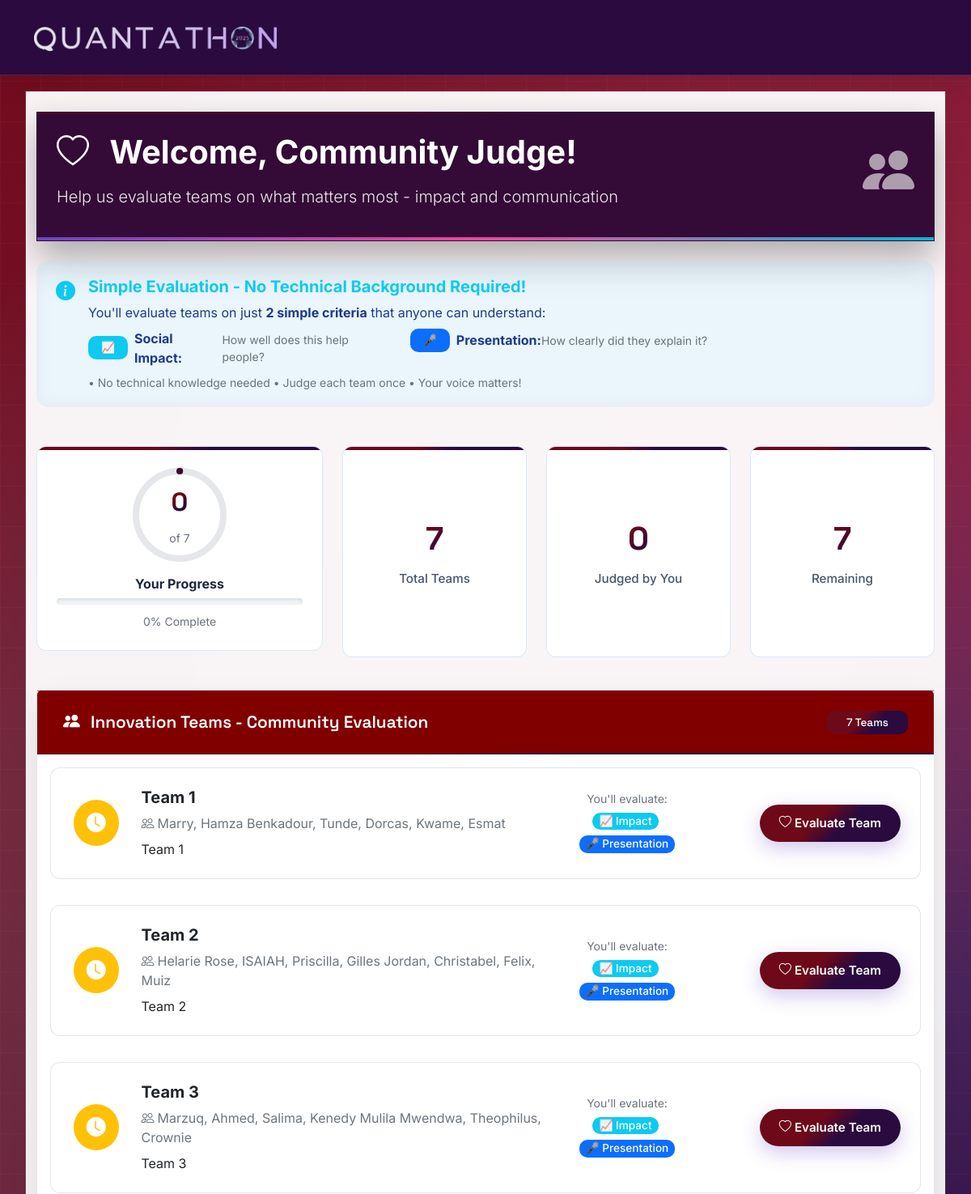
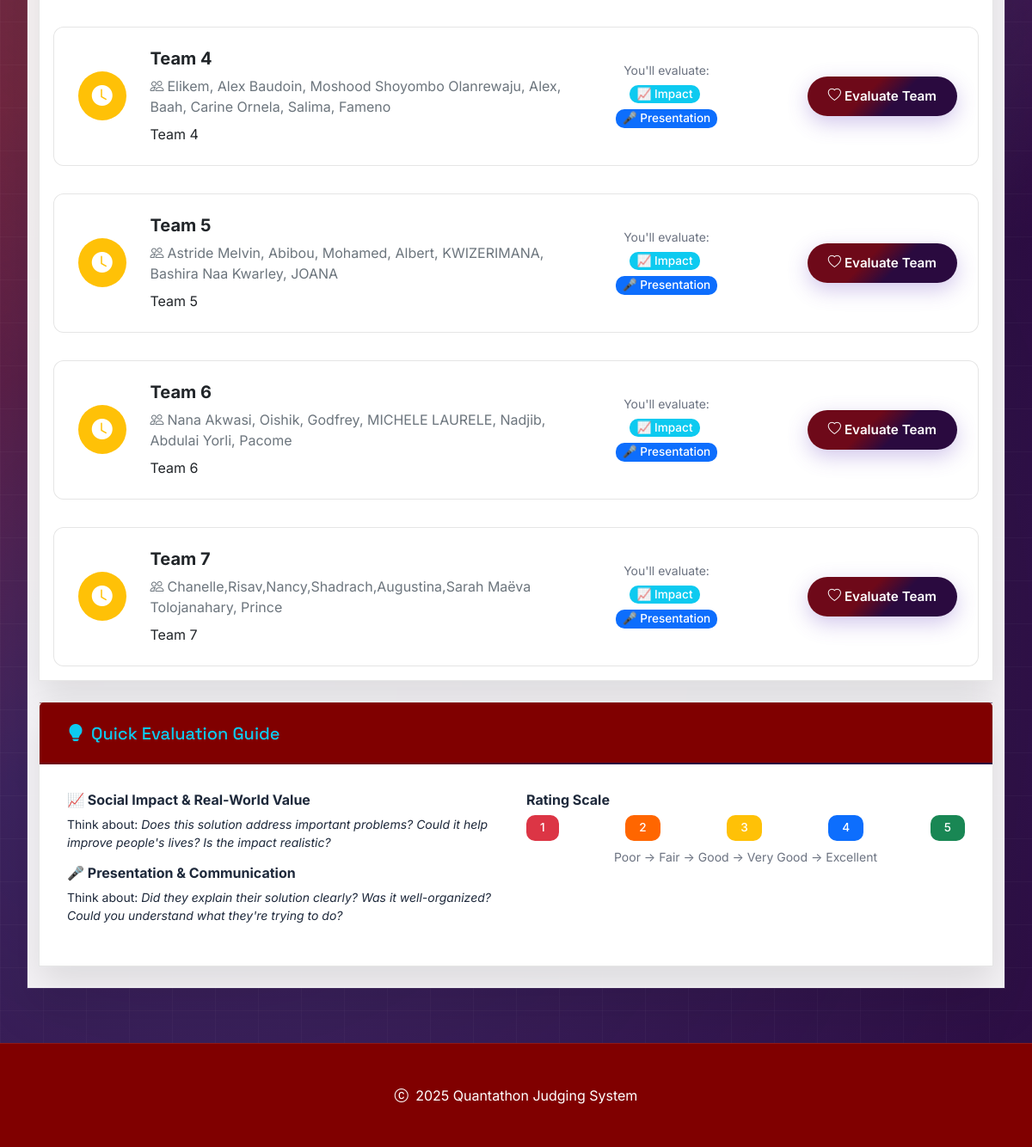
The app's page /public-judge-simple/ with its own data (2 pictures, top to bottom).
### judging/models.py (models this page shows, shortened)
class Team(models.Model):
    name = models.CharField(max_length=200)
    description = models.TextField()
    presentation_link = models.URLField(blank=True)
    members = models.TextField(help_text="Comma-separated list of team members")
    created_at = models.DateTimeField(auto_now_add=True)

### judging/views.py (the view)
# urls.py: path('public-judge-simple/', views.public_judge_simple_access, name='public_judge_simple_access'),
def public_judge_simple_access(request):
    teams = Team.objects.all().order_by('name')
    voter_ip = get_client_ip(request)
    judged_teams = PublicJudgment.objects.filter(
        voter_ip=voter_ip,
        voter_name__icontains='[SIMPLE]'  # Mark simple judge votes
    ).values_list('team_id', flat=True)
    total_teams = teams.count()
    completed_judgments = len(judged_teams)
    remaining_teams = total_teams - completed_judgments
    context = {
        'teams': teams,
        'judged_teams': list(judged_teams),
        'total_teams': total_teams,
        'completed_judgments': completed_judgments,
        'remaining_teams': remaining_teams,
        'is_simple_judge': True,
    }
    return render(request, 'judging/public_judge_simple_access.html', context)

### judging/views.py (called while the page is built)
def get_client_ip(request):
    x_forwarded_for = request.META.get('HTTP_X_FORWARDED_FOR')
    if x_forwarded_for:
        ip = x_forwarded_for.split(',')[0]
    else:
        ip = request.META.get('REMOTE_ADDR')
    return ip

### judging/templates/judging/public_judge_simple_access.html (shortened to what this page needs)
{% extends 'judging/base.html' %}
{% block content %}
<div class="row">
    <div class="col-12 mb-4">
        <div class="card border-0" style="background: #340a37 !important; backdrop-filter: none !important; color: white; overflow: hidden; position: relative; min-height: 160px; box-shadow: 0 20px 40px rgba(0, 0, 0, 0.3) !important;">
            <div class="card-body p-4" style="position: relative; z-index: 3; background: transparent !important;">
                <div class="row align-items-center">
                    <div class="col-lg-8">
                        <h1 class="display-6 fw-bold mb-3" style="color: white !important;">
                            <i class="bi bi-heart me-3" style="color: white !important;"></i>
                            Welcome, Community Judge!
                        </h1>
                        <p class="lead mb-0" style="color: white !important; opacity: 0.9;">
                            Help us evaluate teams on what matters most - impact and communication
                        </p>
                    </div>
                    <div class="col-lg-4 text-lg-end">
                        <div class="quantum-logo" style="font-size: 4rem; opacity: 0.6; color: white !important;">
                            <i class="bi bi-people-fill" style="color: white !important;"></i>
                        </div>
                    </div>
                </div>
            </div>
            <div style="position: absolute; bottom: 0; left: 0; right: 0; height: 4px; background: linear-gradient(90deg, #6B46C1, #EC4899, #06B6D4); z-index: 4;"></div>
        </div>
    </div>
</div>
<div class="row mb-4">
    <div class="col-12">
        <div class="alert alert-info border-0" style="background: rgba(52, 152, 219, 0.1);">
            <div class="d-flex align-items-start">
                <div class="me-3">
                    <i class="bi bi-info-circle-fill fs-4 text-info"></i>
                </div>
                <div>
                    <h5 class="fw-bold text-info mb-2">Simple Evaluation - No Technical Background Required!</h5>
                    <p class="mb-2">
                        You'll evaluate teams on just <strong>2 simple criteria</strong> that anyone can understand:
                    </p>
                    <div class="row">
                        <div class="col-md-6">
                            <div class="d-flex align-items-center mb-2">
                                <span class="badge bg-info me-2">📈</span>
                                <strong>Social Impact:</strong> <span class="small text-muted">How well does this help people?</span>
                            </div>
                        </div>
                        <div class="col-md-6">
                            <div class="d-flex align-items-center mb-2">
                                <span class="badge bg-primary me-2">🎤</span>
                                <strong>Presentation:</strong> <span class="small text-muted">How clearly did they explain it?</span>
                            </div>
                        </div>
                    </div>
                    <p class="mb-0 small text-muted">• No technical knowledge needed • Judge each team once • Your voice matters!</p>
                </div>
            </div>
        </div>
    </div>
</div>
<div class="row mb-4">
    <div class="col-lg-4 mb-4">
        <div class="stat-card h-100" style="background: rgba(52, 152, 219, 0.05); border: 1px solid rgba(52, 152, 219, 0.2); border-radius: 12px; padding: 1.5rem; text-align: center;">
            <div class="position-relative d-inline-block mb-3">
                <svg width="120" height="120" class="progress-ring">
                    <circle cx="60" cy="60" r="54" stroke="#e5e7eb" stroke-width="8" fill="transparent"/>
                    <circle cx="60" cy="60" r="54" stroke="url(#publicGradient)" stroke-width="8" fill="transparent"
                            stroke-dasharray="339.292"
                            stroke-dashoffset="{% widthratio remaining_teams total_teams 339.292 %}"
                            stroke-linecap="round"
                            style="transform: rotate(-90deg); transform-origin: center;"
                            id="progress-circle"/>
                   <defs>
                        <linearGradient id="publicGradient" x1="0%" y1="0%" x2="100%" y2="100%">
                            <stop offset="0%" style="stop-color:var(--quantum-purple)"/>
                            <stop offset="100%" style="stop-color:var(--quantum-pink)"/>
                        </linearGradient>
                   </defs>
                </svg>
                <div class="position-absolute top-50 start-50 translate-middle text-center">
                    <div class="stat-number" style="font-size: 2rem; font-weight: bold;">{{ completed_judgments }}</div>
                    <small class="text-muted">of {{ total_teams }}</small>
                </div>
            </div>
            <h6 class="fw-bold text-center">Your Progress</h6>
            <div class="progress mt-2" style="height: 8px;">
            </div>
            <p class="text-center mt-2 mb-0">
                <small class="text-muted">{% widthratio completed_judgments total_teams 100 %}% Complete</small>
            </p>
        </div>
    </div>
    <div class="col-lg-8">
        <div class="row h-100">
            <div class="col-md-4 mb-3">
                <div class="stat-card h-100 d-flex flex-column justify-content-center" style="background: rgba(52, 152, 219, 0.05); border: 1px solid rgba(52, 152, 219, 0.2); border-radius: 12px; padding: 1.5rem; text-align: center;">
                    <div class="stat-number text-primary" style="font-size: 2.5rem; font-weight: bold;">{{ total_teams }}</div>
                    <div class="stat-label">Total Teams</div>
                </div>
            </div>
            <div class="col-md-4 mb-3">
                <div class="stat-card h-100 d-flex flex-column justify-content-center" style="background: rgba(52, 152, 219, 0.05); border: 1px solid rgba(52, 152, 219, 0.2); border-radius: 12px; padding: 1.5rem; text-align: center;">
                    <div class="stat-number text-success" style="font-size: 2.5rem; font-weight: bold;">{{ completed_judgments }}</div>
                    <div class="stat-label">Judged by You</div>
                </div>
            </div>
            <div class="col-md-4 mb-3">
                <div class="stat-card h-100 d-flex flex-column justify-content-center" style="background: rgba(52, 152, 219, 0.05); border: 1px solid rgba(52, 152, 219, 0.2); border-radius: 12px; padding: 1.5rem; text-align: center;">
                    <div class="stat-number text-warning" style="font-size: 2.5rem; font-weight: bold;">{{ remaining_teams|default:0 }}</div>
                    <div class="stat-label">Remaining</div>
                </div>
            </div>
        </div>
    </div>
</div>
<div class="row">
    <div class="col-12">
        <div class="card">
            <div class="card-header d-flex justify-content-between align-items-center">
                <div>
                    <i class="bi bi-people-fill me-2"></i>
                    Innovation Teams - Community Evaluation
                </div>
                <div class="d-flex gap-2">
                    <span class="badge bg-quantum-gradient d-flex align-items-center justify-content-center px-4 py-2">
                        {{ teams.count }} Teams
                    </span>
                </div>
            </div>
            <div class="card-body p-0">
                {% if teams %}
                    <div class="row g-0">
                        {% for team in teams %}
                            <div class="col-12 team-item">
                                <div class="team-card p-4 m-3" style="border-radius: 12px; transition: all 0.3s ease;">
                                    <div class="row align-items-center">
                                        <div class="col-lg-1 text-center">
                                            {% if team.id in judged_teams %}
                                                <div class="badge bg-success p-3 rounded-circle">
                                                    <i class="bi bi-check-circle-fill fs-4"></i>
                                                </div>
                                            {% else %}
                                                <div class="badge bg-warning p-3 rounded-circle">
                                                    <i class="bi bi-clock-fill fs-4"></i>
                                                </div>
                                            {% endif %}
                                        </div>
                                        <div class="col-lg-6">
                                            <h5 class="fw-bold text-dark mb-2">{{ team.name }}</h5>
                                            <p class="text-secondary mb-2">
                                                <i class="bi bi-people me-1"></i>{{ team.members }}
                                            </p>
                                            <p class="text-dark mb-0">{{ team.description|truncatewords:20 }}</p>
                                        </div>
                                        <div class="col-lg-2 text-center">
                                            <div class="small text-muted mb-1">You'll evaluate:</div>
                                            <span class="badge bg-info me-1 mb-1 px-2 py-1">📈 Impact</span>
                                            <span class="badge bg-primary mb-1 px-2 py-1">🎤 Presentation</span>
                                        </div>
                                        <div class="col-lg-3 text-end">
                                            {% if team.id in judged_teams %}
                                                <span class="badge bg-success-subtle text-success px-4 py-3" style="border-radius: 25px;">
                                                    <i class="bi bi-check-circle me-1"></i>You Judged This
                                                </span>
                                            {% else %}
                                                <a href="{% url 'public_judge_simple_team' team.id %}"
                                                class="btn btn-primary" style="border-radius: 25px; padding: 12px 24px;">
                                                    <i class="bi bi-heart me-1"></i>Evaluate Team
                                                </a>
                                            {% endif %}
                                        </div>
                                    </div>
                                </div>
                            </div>
                        {% endfor %}
                    </div>
                {% endif %}
            </div>
        </div>
    </div>
</div>
{% if completed_judgments < total_teams %}
    <div class="row mt-4">
        <div class="col-12">
            <div class="card border-info" style="background: rgba(59, 130, 246, 0.05);">
                <div class="card-header bg-transparent border-0">
                    <h5 class="text-info mb-0">
                        <i class="bi bi-lightbulb-fill me-2"></i>Quick Evaluation Guide
                    </h5>
                </div>
                <div class="card-body">
                    <div class="row">
                        <div class="col-lg-6">
                            <h6 class="fw-bold">📈 Social Impact & Real-World Value</h6>
                            <p class="small mb-3">Think about: <em>Does this solution address important problems? Could it help improve people's lives? Is the impact realistic?</em></p>
                            <h6 class="fw-bold">🎤 Presentation & Communication</h6>
                            <p class="small mb-3">Think about: <em>Did they explain their solution clearly? Was it well-organized? Could you understand what they're trying to do?</em></p>
                        </div>
                        <div class="col-lg-6">
                            <h6 class="fw-bold">Rating Scale</h6>
                            <div class="d-flex justify-content-between mb-2">
                                <span class="badge bg-danger">1</span>
                                <span class="badge" style="background: #ff6600;">2</span>
                                <span class="badge bg-warning">3</span>
                                <span class="badge bg-primary">4</span>
                                <span class="badge bg-success">5</span>
                            </div>
                            <div class="small text-muted text-center">
                                Poor → Fair → Good → Very Good → Excellent
                            </div>
                        </div>
                    </div>
                </div>
            </div>
        </div>
    </div>
{% endif %}
{% endblock %}

### records on screen
Team: name "Team 1", members "Marry, Hamza Benkadour, Tunde, Dorcas, Kwame, Esmat", description "Team 1", shows "Evaluate Team"
Team: name "Team 2", members "Helarie Rose, ISAIAH, Priscilla, Gilles Jordan, Christabel, Felix, Muiz", description "Team 2", shows "Evaluate Team"
Team: name "Team 3", members "Marzuq, Ahmed, Salima, Kenedy Mulila Mwendwa, Theophilus, Crownie", description "Team 3", shows "Evaluate Team"
Team: name "Team 4", members "Elikem, Alex Baudoin, Moshood Shoyombo Olanrewaju, Alex, Baah, Carine Ornela, Salima, Fameno", description "Team 4", shows "Evaluate Team"
Team: name "Team 5", members "Astride Melvin, Abibou, Mohamed, Albert, KWIZERIMANA, Bashira Naa Kwarley, JOANA", description "Team 5", shows "Evaluate Team"
Team: name "Team 6", members "Nana Akwasi, Oishik, Godfrey, MICHELE LAURELE, Nadjib, Abdulai Yorli, Pacome", description "Team 6", shows "Evaluate Team"
Team: name "Team 7", members "Chanelle,Risav,Nancy,Shadrach,Augustina,Sarah Maëva Tolojanahary, Prince", description "Team 7", shows "Evaluate Team"

### other values on screen
{{ completed_judgments }} "0"
{{ total_teams }} "7"
{{ remaining_teams|default:0 }} "7"
{{ teams.count }} "7"
